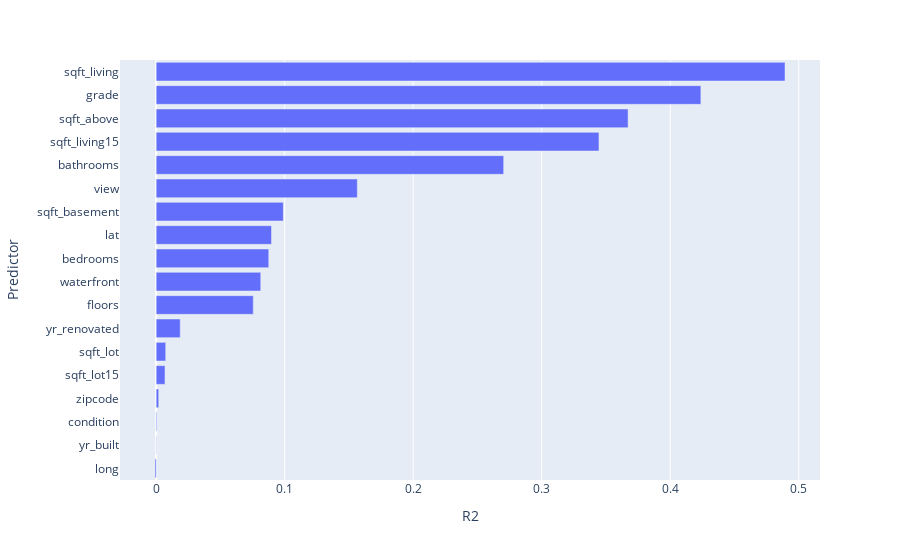

The code cell stored with this chart in its notebook:
### Markdown cell above
Plotting the Horizontal bar plot for R-square value that we got.

### Code cell
px.bar(y=SLR_Result['Predictor'],x=SLR_Result['R2'],labels={'y':'Predictor','x':'R2'})

### Figure 1 — Plotly figure (JSON) as saved in the notebook; plotly's stock layout.template omitted (floating-point values rounded to 4 significant figures)
{"data": [{"alignmentgroup": "True", "hovertemplate": "R2=%{x}<br>Predictor=%{y}<extra></extra>", "legendgroup": "", "marker": {"color": "#636efa", "pattern": {"shape": ""}}, "name": "", "offsetgroup": "", "orientation": "h", "showlegend": false, "textposition": "auto", "type": "bar", "x": [-0.000926, 0.000225, 0.0005159, 0.00196, 0.006844, 0.007404, 0.01871, 0.07553, 0.08136, 0.0876, 0.08974, 0.09891, 0.1565, 0.2704, 0.3445, 0.3672, 0.4238, 0.4893], "xaxis": "x", "y": ["long", "yr_built", "condition", "zipcode", "sqft_lot15", "sqft_lot", "yr_renovated", "floors", "waterfront", "bedrooms", "lat", "sqft_basement", "view", "bathrooms", "sqft_living15", "sqft_above", "grade", "sqft_living"], "yaxis": "y"}], "layout": {"barmode": "relative", "legend": {"tracegroupgap": 0}, "margin": {"t": 60}, "xaxis": {"anchor": "y", "domain": [0, 1], "title": {"text": "R2"}}, "yaxis": {"anchor": "x", "domain": [0, 1], "title": {"text": "Predictor"}}}}
